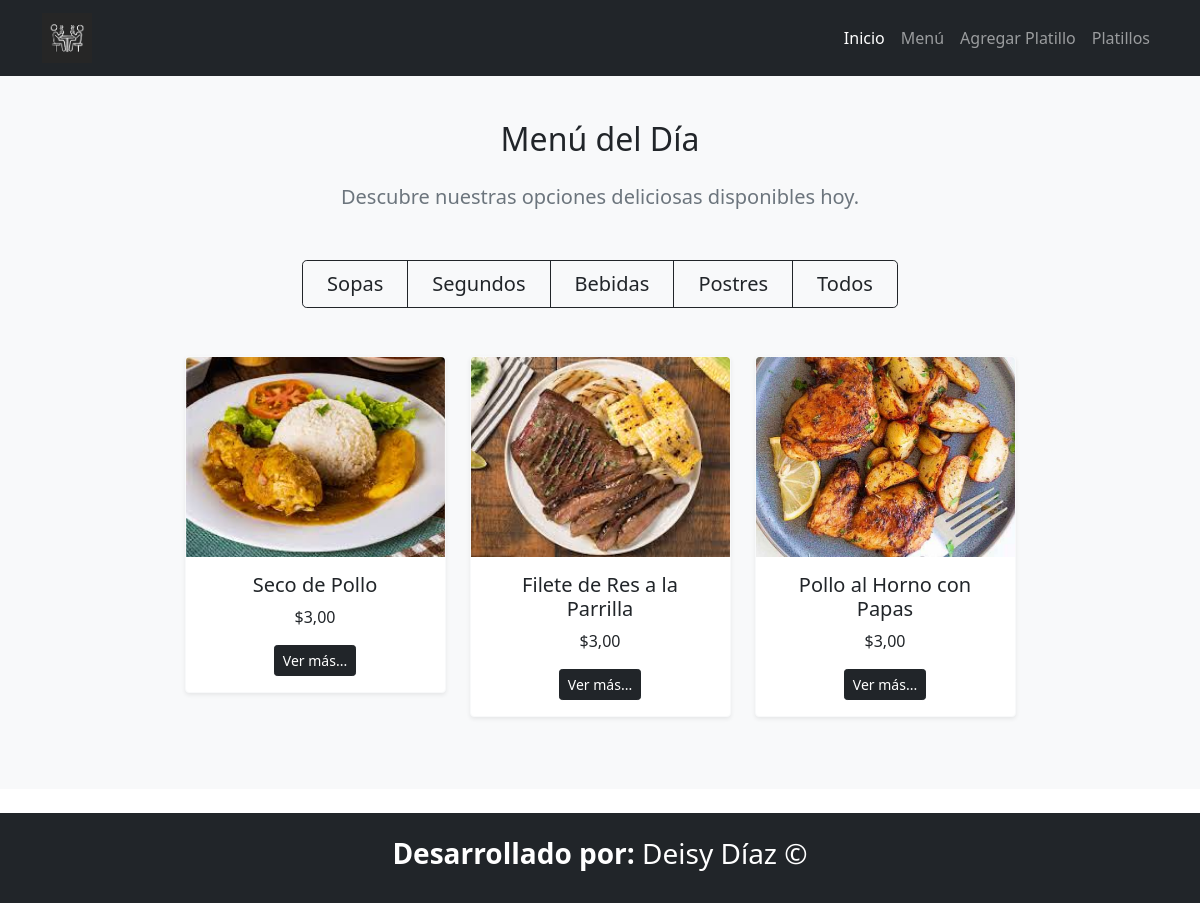
The page /menu_filtrado/Segundo/ on the database its author committed.
### Aplicaciones/Comida/models.py (models this page shows, shortened)
class Platillo (models.Model):
    TIPOS_PLATILLOS = [
        ('Sopa', 'Sopa'),
        ('Segundo', 'Segundo'),
        ('Bebida', 'Bebida'),
        ('Postre', 'Postre'),
        ('Otro', 'Otro'),
    ]
    id=models.AutoField(primary_key=True)
    nombre = models.CharField(max_length=100)
    descripcion = models.TextField()
    tipo = models.CharField(max_length=20, choices=TIPOS_PLATILLOS, default='otro')
    is_hidden = models.BooleanField(default=False)
    precio = models.DecimalField(max_digits=6, decimal_places=2)
    informacion_nutricional = models.TextField()
    fecha_disponible = models.DateField()
    foto_platillo=models.ImageField( upload_to='fotos_platillo/', null=True, blank=True)

### Aplicaciones/Comida/views.py (the view)
# urls.py: path('menu_filtrado/', views.menu_filtrado, name='menu_filtrado'),
def menu_filtrado(request, tipo=None):
    if tipo:
        platillos = Platillo.objects.filter(tipo=tipo, is_hidden=False)
    else:
        platillos = Platillo.objects.filter(is_hidden=False)
    return render(request, 'menu_filtrado.html', {'platillos': platillos, 'tipo': tipo})

### Aplicaciones/Comida/templates/menu_filtrado.html
{% extends "plantilla.html" %}
{% block contenido %}
<section class="menu py-5 bg-light" id="menu">
    <div class="container text-center">
        <h2 class="font-weight-bold mb-4">Menú del Día</h2>
        <p class="lead text-muted mb-5">Descubre nuestras opciones deliciosas disponibles hoy.</p>
        <div class="d-flex justify-content-center mb-5">
            <div class="btn-group" role="group">
                <a href="{% url 'menu_filtrado_tipo' 'Sopa' %}" class="btn btn-outline-dark btn-lg px-4 py-2">Sopas</a>
                <a href="{% url 'menu_filtrado_tipo' 'Segundo' %}" class="btn btn-outline-dark btn-lg px-4 py-2">Segundos</a>
                <a href="{% url 'menu_filtrado_tipo' 'Bebida' %}" class="btn btn-outline-dark btn-lg px-4 py-2">Bebidas</a>
                <a href="{% url 'menu_filtrado_tipo' 'Postre' %}" class="btn btn-outline-dark btn-lg px-4 py-2">Postres</a>
                <a href="{% url 'menu_filtrado' %}" class="btn btn-outline-dark btn-lg px-4 py-2">Todos</a>
            </div>
        </div>
        <div class="row justify-content-center">
            {% for platillo in platillos %}
                <div class="col-md-3 mb-4">
                    <div class="card shadow-sm border-light rounded">
                        {% if platillo.foto_platillo %}
                            <img src="{{ platillo.foto_platillo.url }}" class="card-img-top rounded-top" alt="{{ platillo.nombre }}" style="height: 200px; object-fit: cover;">
                        {% else %}
                            <img src="/media/fotos_platillo/default.jpg" class="card-img-top rounded-top" alt="{{ platillo.nombre }}" style="height: 200px; object-fit: cover;">
                        {% endif %}
                        <div class="card-body text-center">
                            <h5 class="card-title">{{ platillo.nombre }}</h5>
                            <p class="card-text">${{ platillo.precio }}</p>
                            <a href="{% url 'platillo_detalle' platillo.id %}" class="btn btn-dark btn-sm">Ver más...</a>
                        </div>
                    </div>
                </div>
            {% empty %}
                <p>No hay platillos disponibles de este tipo para hoy.</p>
            {% endfor %}
        </div>
    </div>
</section>
{% endblock %}

### Aplicaciones/Comida/templates/plantilla.html (shortened to what this page needs)
<!DOCTYPE html>
<html lang ="en">
    <head>
        <link rel="stylesheet" href="">
        {% load static %}
        <link href="{% static 'css/bootstrap.min.css' %}" rel="stylesheet">
        <link href="{% static 'DataTables/datatables.min.css' %}" rel="stylesheet">
        <link rel="stylesheet" href="{% static 'css/iziToast.css' %}">
        <link href="{% static 'css/all.min.css' %}" rel="stylesheet">
    </head>
    <body>
        <nav class="navbar navbar-expand-lg navbar-dark bg-dark fixed-top">
            <div class="container">
                <a class="navbar-brand" href="#home">
                    <img src="/static/img/logo.png" alt="Comedor Universitario" style="width: 50px;">
                </a>
                <div class="collapse navbar-collapse" id="navbarNav">
                    <ul class="navbar-nav ms-auto">
                        <li class="nav-item">
                            <a class="nav-link active" href="{% url 'inicio' %}" >Inicio</a>
                        </li>
                        <li class="nav-item">
                            <a class="nav-link " href="{% url 'menu_filtrado' %}" >Menú</a>
                        </li>
                        <li class="nav-item">
                            <a class="nav-link" href="{% url 'platillos' %}" >Agregar Platillo</a>
                        </li>
                        <li class="nav-item">
                            <a class="nav-link" href="{% url 'verPlatillo' %}" >Platillos</a>
                        </li>
                    </ul>
                </div>
            </div>
        </nav>
        <br><br><br>
        {%block contenido %}
        {%endblock %}
        <br>
        <footer class="bg-dark text-white text-center py-4">
            <h3> <b> Desarrollado por: </b> Deisy Díaz &copy;</h3>
        </footer>
    </body>
</html>

### rows shown on the page
Platillo: foto_platillo (picture), nombre "Seco de Pollo", precio "3,00"
Platillo: foto_platillo (picture), nombre "Filete de Res a la Parrilla", precio "3,00"
Platillo: foto_platillo (picture), nombre "Pollo al Horno con Papas", precio "3,00"
